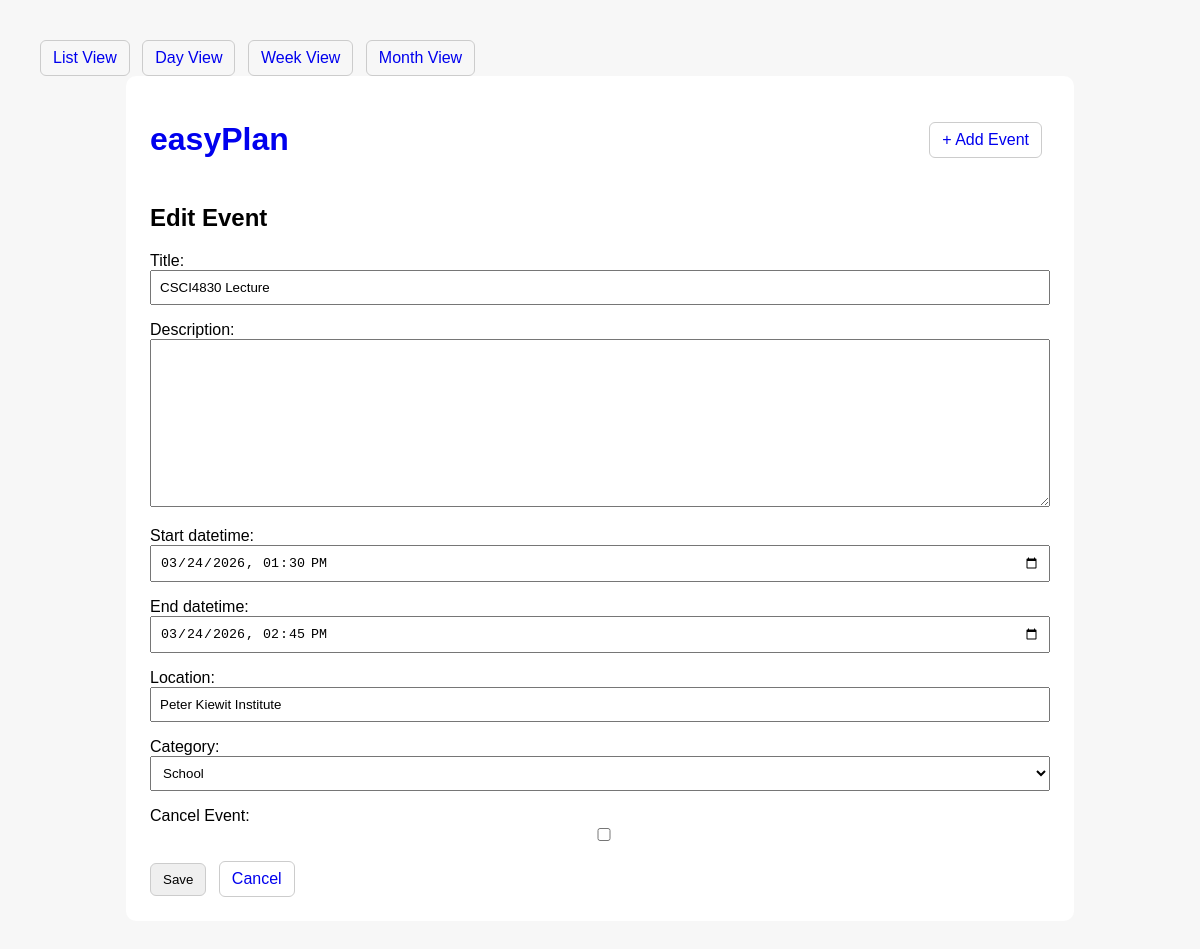
/event/3/edit/, run on the app's committed database.
### events/models.py (models this page shows, shortened)
class Event(models.Model):
    CATEGORY_CHOICES = [
        ("school", "School"),
        ("work", "Work"),
        ("personal", "Personal"),
    ]
    title = models.CharField(max_length=200)
    description = models.TextField(blank=True)
    start_datetime = models.DateTimeField()
    end_datetime = models.DateTimeField()
    location = models.CharField(max_length=200, blank=True)
    category = models.CharField(max_length=20, choices=CATEGORY_CHOICES, default="personal")
    is_cancelled = models.BooleanField(default=False, verbose_name="Cancel Event")
    created_at = models.DateTimeField(auto_now_add=True)
    updated_at = models.DateTimeField(auto_now=True)
    class Meta:
        ordering = ["start_datetime"]

### events/views.py (the view)
# urls.py: path("event/<int:pk>/edit/", EventUpdateView.as_view(), name="event_edit"),
class EventUpdateView(UpdateView):
    model = Event
    form_class = EventForm
    template_name = "events/event_form.html"

### events/forms.py
class EventForm(forms.ModelForm):
    start_datetime = forms.DateTimeField(
        widget=forms.DateTimeInput(attrs={"type": "datetime-local"})
    )
    end_datetime = forms.DateTimeField(
        widget=forms.DateTimeInput(attrs={"type": "datetime-local"})
    )
    class Meta:
        model = Event
        fields = [
            "title",
            "description",
            "start_datetime",
            "end_datetime",
            "location",
            "category",
            "is_cancelled",
        ]

### events/context_processors.py (called while the page is built)
def today_date(request):
    return {
        "today": timezone.localdate()
    }

### events/templates/events/event_form.html (shortened to what this page needs)
{% extends "events/base.html" %}
{% block content %}
    {% if form.instance.pk %}
        <h2>Edit Event</h2>
    {% else %}
        <h2>Add Event</h2>
    {% endif %}
    <form method="post">
        {{ form.as_p }}
        <button class="btn" type="submit">Save</button>
        <a class="btn" href="{% url 'event_list' %}">Cancel</a>
    </form>
{% endblock %}

### events/templates/events/base.html (style rules this page uses)
body { font-family: Arial, sans-serif; margin: 40px; background: #f7f7f7; }
a { text-decoration: none; }
.btn { display: inline-block; padding: 8px 12px; border: 1px solid #ccc; border-radius: 6px; margin-right: 8px; }
input, textarea, select { width: 100%; padding: 8px; box-sizing: border-box; }

### data on the page
Event: title "CSCI4830 Lecture", start_datetime "03/24/2026 13:30", end_datetime "03/24/2026 14:45", location "Peter Kiewit Institute", category "School"
